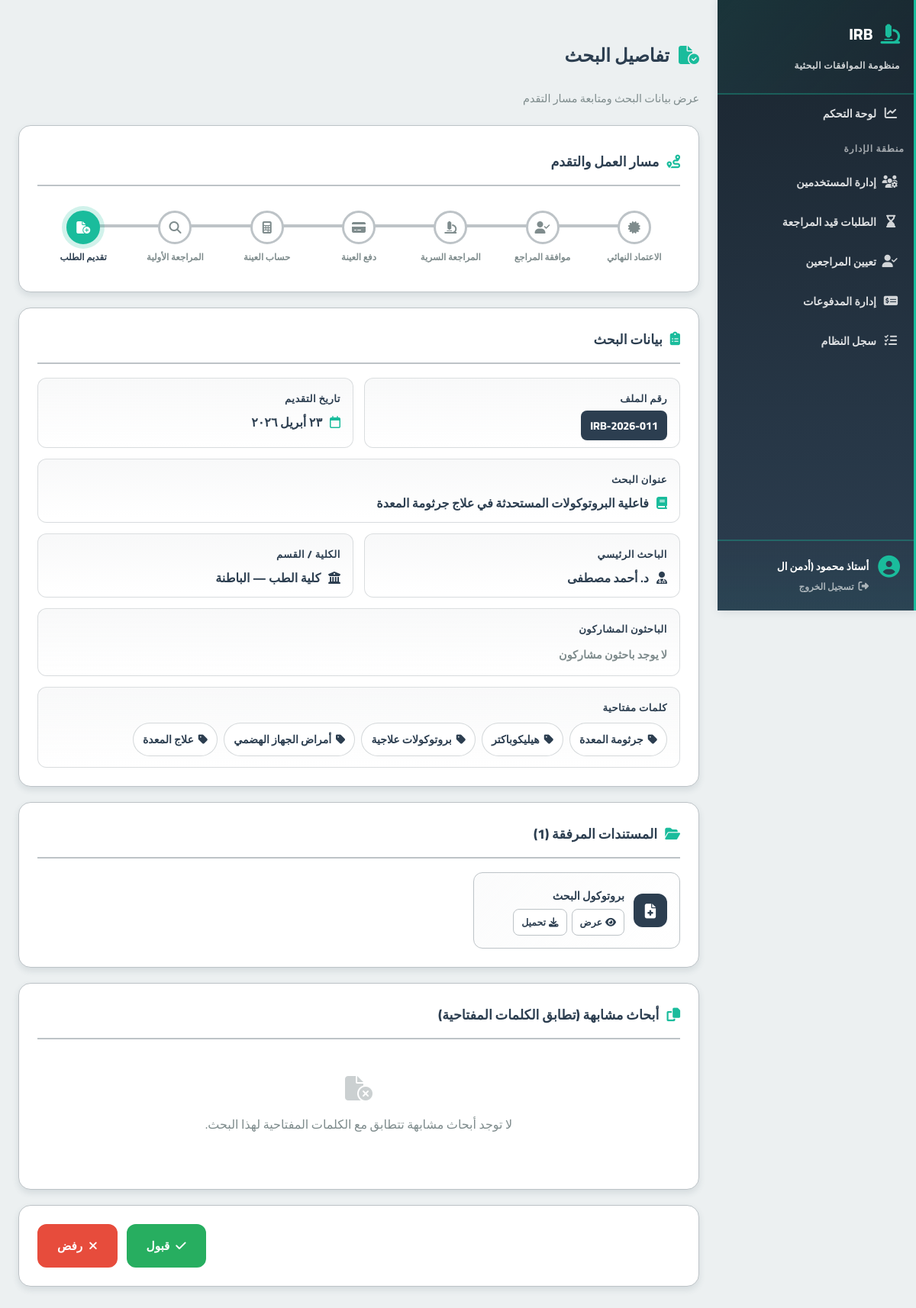
Page /features/admin/application_details.php?id=11&student_id=16 (signed in) on the committed database.
### tables this page shows
CREATE TABLE applications (
    id INT AUTO_INCREMENT PRIMARY KEY,
    student_id INT,
    serial_number VARCHAR(50) UNIQUE,
    title TEXT,
    principal_investigator VARCHAR(255),
    co_investigators JSON,
    current_stage ENUM(
        'pending_admin', 'awaiting_initial_payment', 'awaiting_sample_calc',
        'awaiting_sample_payment', 'under_review','approved_by_reviewer','approved', 'rejected'
    ) DEFAULT 'pending_admin',
    is_blinded BOOLEAN DEFAULT TRUE,
    created_at TIMESTAMP DEFAULT CURRENT_TIMESTAMP,
    updated_at TIMESTAMP DEFAULT CURRENT_TIMESTAMP ON UPDATE CURRENT_TIMESTAMP,
    FOREIGN KEY (student_id) REFERENCES users(id) ON DELETE CASCADE,
    INDEX(student_id),
    INDEX(current_stage)
);

CREATE TABLE users (
    id INT AUTO_INCREMENT PRIMARY KEY,
    role ENUM('student','admin','sample_officer','reviewer','manager','super_admin') NOT NULL,
    full_name VARCHAR(255),
    email VARCHAR(255) UNIQUE,
    password_hash VARCHAR(255),
    national_id VARCHAR(20),
    phone_number VARCHAR(20),
    faculty VARCHAR(150),
    department VARCHAR(150),
    id_front_url VARCHAR(255),
    id_back_url VARCHAR(255),
    is_active BOOLEAN DEFAULT FALSE,
    created_at TIMESTAMP DEFAULT CURRENT_TIMESTAMP
);

CREATE TABLE documents (
    id INT AUTO_INCREMENT PRIMARY KEY,
    application_id INT,
    document_type ENUM(
        'research','protocol', 'conflict_of_interest', 'irb_checklist',
        'pi_consent', 'patient_consent', 'photos_biopsies_consent' ,'protocol_review_app'
    ) NOT NULL, 
    file_path VARCHAR(255),
    uploaded_at TIMESTAMP DEFAULT CURRENT_TIMESTAMP,
    FOREIGN KEY (application_id) REFERENCES applications(id) ON DELETE CASCADE
);

### features/admin/application_details.php (the view, shortened to what the rows shown need)
<?php
$is_super_admin = ($_SESSION['role'] === 'super_admin');
require_once __DIR__ . '/../../classes/Applications.php';
require_once __DIR__ . '/../../includes/irb_helpers.php';
$appObj = new Applications();
$app_id = intval($_GET['id']);
$app_student_id = intval($_GET['student_id']);
$app = $appObj->getApplicationFullDetails($app_id, $app_student_id);
$documents = $appObj->getApplicationDocuments($app_id);
$docLabels = [
    'research' => ['ملف البحث', 'fa-file-lines', '#2c3e50'],
    'protocol' => ['بروتوكول البحث', 'fa-file-medical', '#2c3e50'],
    'conflict_of_interest' => ['إقرار تعارض المصالح', 'fa-handshake-angle', '#e67e22'],
    'irb_checklist' => ['قائمة فحص IRB', 'fa-list-check', '#1abc9c'],
    'pi_consent' => ['موافقة الباحث الرئيسي', 'fa-user-pen', '#3498db'],
    'patient_consent' => ['نموذج موافقة المرضى', 'fa-clipboard-user', '#9b59b6'],
    'photos_biopsies_consent' => ['موافقة الصور والعينات', 'fa-camera', '#e74c3c'],
    'protocol_review_app' => ['نموذج مراجعة البروتوكول', 'fa-file-shield', '#16a085'],
];
?>
<!DOCTYPE html>
<html lang="ar" dir="rtl">
<head>
    <link rel="stylesheet" href="https://cdnjs.cloudflare.com/ajax/libs/font-awesome/6.4.0/css/all.min.css">
    <link rel="stylesheet" href="/irb-digital-system/includes/style.css">
    <link rel="stylesheet" href="/irb-digital-system/assets/css/global.css">
</head>
<body>
    <?php include __DIR__ . '/../../includes/sidebar.php'; ?>
    <div class="content">
        <h2 class="page-title"><i class="fa-solid fa-file-circle-check"></i> تفاصيل البحث</h2>
        <div class="card">
            <div class="summary-grid">
                <div class="info-group"><span class="info-label">رقم الملف</span><span class="badge-serial"><?= htmlspecialchars($app['serial_number']) ?></span></div>
                <div class="info-group"><span class="info-label">تاريخ التقديم</span><div class="info-value"><i class="fa-regular fa-calendar" style="color:var(--accent-base)"></i> <?= htmlspecialchars(irb_format_arabic_date($app['created_at'])) ?></div></div>
                <div class="info-group wide-group"><span class="info-label">عنوان البحث</span><div class="info-value"><i class="fa-solid fa-book" style="color:var(--accent-base)"></i> <?= htmlspecialchars($app['title']) ?></div></div>
                <div class="info-group">
                    <span class="info-label">الباحث الرئيسي</span>
                    <div class="info-value">
                        <i class="fa-solid fa-user-doctor" style="color:var(--primary-base)"></i>
                         <?php if($is_super_admin): ?>
                            <?= htmlspecialchars($app['principal_investigator']) ?>
                            <span style="background:#f3e8ff;color:#7c3aed;padding:2px 8px;border-radius:999px;font-size:0.75rem;font-weight:700;margin-right:6px;">
                        <i class="fa-solid fa-crown" style="font-size:10px"></i>
                           مرئي للمشرف
                     </span>
                         <?php else: ?>
                           <?= htmlspecialchars($app['principal_investigator']) ?>
                         <?php endif; ?>
                    </div>
                </div>
                <div class="info-group"><span class="info-label">الكلية / القسم</span><div class="info-value"><i class="fa-solid fa-building-columns" style="color:var(--primary-base)"></i> <?= !empty($app['faculty']) ? htmlspecialchars($app['faculty']) : 'غير متوفر' ?> — <?= !empty($app['department']) ? htmlspecialchars($app['department']) : '' ?></div></div>
            </div>
        </div>
        <div class="card">
            <?php if (empty($documents)): ?>
                <div class="no-docs"><i class="fa-solid fa-file-circle-xmark"></i><p>لا توجد مستندات مرفقة</p></div>
            <?php else: ?>
                <div class="docs-grid">
                    <?php foreach ($documents as $doc):
                        $type = $doc['document_type'];
                        $label = $docLabels[$type] ?? [$type, 'fa-file', '#7f8c8d'];
                    ?>
                        <div class="doc-card">
                            <div class="doc-icon" style="background:<?= $label[2] ?>"><i class="fa-solid <?= $label[1] ?>"></i></div>
                            <div class="doc-info">
                                <div class="doc-name"><?= htmlspecialchars($label[0]) ?></div>
                                <div class="doc-actions">
                                    <a href="/irb-digital-system/<?= htmlspecialchars($doc['file_path']) ?>" target="_blank" class="doc-btn"><i class="fa-solid fa-eye"></i> عرض</a>
                                    <a href="/irb-digital-system/<?= htmlspecialchars($doc['file_path']) ?>" download class="doc-btn"><i class="fa-solid fa-download"></i> تحميل</a>
                                </div>
                            </div>
                        </div>
                    <?php endforeach; ?>
                </div>
            <?php endif; ?>
        </div>
    </div>
</body>
</html>

### rows in the picture
applications: serial_number "IRB-2026-011", created_at "٢٣ أبريل ٢٠٢٦", title "فاعلية البروتوكولات المستحدثة في علاج جرثومة المعدة", principal_investigator "د. أحمد مصطفى", student.faculty "كلية الطب", student.department "الباطنة"
documents: document_type "بروتوكول البحث"

### other values in the picture
mb_substr($_SESSION['full_name'], 0, 20, 'UTF-8') "أستاذ محمود (أدمن ال"
$stageNames[$i] "الاعتماد النهائي"
$stageNames[$i] "موافقة المراجع"
$stageNames[$i] "المراجعة السرية"
$stageNames[$i] "دفع العينة"
$stageNames[$i] "حساب العينة"
$stageNames[$i] "المراجعة الأولية"
$stageNames[$i] "تقديم الطلب"
$kw "جرثومة المعدة"
$kw "هيليكوباكتر"
$kw "بروتوكولات علاجية"
$kw "أمراض الجهاز الهضمي"
$kw "علاج المعدة"
count($documents) "1"
